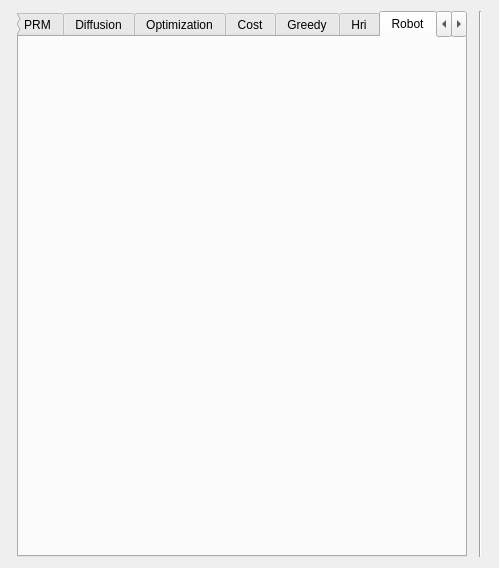
<?xml version="1.0" encoding="UTF-8"?>
<ui version="4.0">
 <class>SideWindow</class>
 <widget class="QWidget" name="SideWindow">
  <property name="geometry">
   <rect>
    <x>0</x>
    <y>0</y>
    <width>499</width>
    <height>568</height>
   </rect>
  </property>
  <property name="sizePolicy">
   <sizepolicy hsizetype="Fixed" vsizetype="Preferred">
    <horstretch>0</horstretch>
    <verstretch>0</verstretch>
   </sizepolicy>
  </property>
  <property name="minimumSize">
   <size>
    <width>490</width>
    <height>0</height>
   </size>
  </property>
  <property name="windowTitle">
   <string>Form</string>
  </property>
  <layout class="QHBoxLayout" name="horizontalLayout">
   <item>
    <widget class="QTabWidget" name="Tabs">
     <property name="sizePolicy">
      <sizepolicy hsizetype="Fixed" vsizetype="Expanding">
       <horstretch>0</horstretch>
       <verstretch>0</verstretch>
      </sizepolicy>
     </property>
     <property name="minimumSize">
      <size>
       <width>0</width>
       <height>0</height>
      </size>
     </property>
     <property name="maximumSize">
      <size>
       <width>450</width>
       <height>16777215</height>
      </size>
     </property>
     <property name="currentIndex">
      <number>6</number>
     </property>
     <widget class="QWidget" name="PRM">
      <property name="sizePolicy">
       <sizepolicy hsizetype="Preferred" vsizetype="Preferred">
        <horstretch>1</horstretch>
        <verstretch>1</verstretch>
       </sizepolicy>
      </property>
      <attribute name="title">
       <string>PRM</string>
      </attribute>
      <widget class="QGroupBox" name="groupBox_2">
       <property name="geometry">
        <rect>
         <x>10</x>
         <y>10</y>
         <width>191</width>
         <height>111</height>
        </rect>
       </property>
       <property name="title">
        <string>Planning strategy</string>
       </property>
       <widget class="QComboBox" name="comboBox_2">
        <property name="geometry">
         <rect>
          <x>20</x>
          <y>30</y>
          <width>151</width>
          <height>26</height>
         </rect>
        </property>
        <item>
         <property name="text">
          <string>PRM</string>
         </property>
        </item>
        <item>
         <property name="text">
          <string>Visibility PRM</string>
         </property>
        </item>
        <item>
         <property name="text">
          <string>ACR</string>
         </property>
        </item>
       </widget>
       <widget class="QCheckBox" name="checkBox_9">
        <property name="geometry">
         <rect>
          <x>20</x>
          <y>70</y>
          <width>90</width>
          <height>23</height>
         </rect>
        </property>
        <property name="text">
         <string>Oriented</string>
        </property>
       </widget>
      </widget>
      <widget class="QGroupBox" name="groupBox_3">
       <property name="geometry">
        <rect>
         <x>220</x>
         <y>10</y>
         <width>191</width>
         <height>81</height>
        </rect>
       </property>
       <property name="title">
        <string>Connecting strategy</string>
       </property>
       <widget class="QComboBox" name="comboBox_3">
        <property name="geometry">
         <rect>
          <x>20</x>
          <y>30</y>
          <width>151</width>
          <height>26</height>
         </rect>
        </property>
        <item>
         <property name="text">
          <string>Nb Edges</string>
         </property>
        </item>
        <item>
         <property name="text">
          <string>Distance</string>
         </property>
        </item>
       </widget>
      </widget>
      <widget class="QGroupBox" name="groupBox_4">
       <property name="geometry">
        <rect>
         <x>10</x>
         <y>130</y>
         <width>421</width>
         <height>131</height>
        </rect>
       </property>
       <property name="title">
        <string>Sampling strategy</string>
       </property>
       <widget class="QRadioButton" name="radioButton">
        <property name="geometry">
         <rect>
          <x>20</x>
          <y>40</y>
          <width>103</width>
          <height>21</height>
         </rect>
        </property>
        <property name="text">
         <string>Random</string>
        </property>
       </widget>
       <widget class="QRadioButton" name="radioButton_2">
        <property name="geometry">
         <rect>
          <x>290</x>
          <y>40</y>
          <width>103</width>
          <height>21</height>
         </rect>
        </property>
        <property name="text">
         <string>Gaussian</string>
        </property>
       </widget>
       <widget class="QRadioButton" name="radioButton_3">
        <property name="geometry">
         <rect>
          <x>160</x>
          <y>40</y>
          <width>103</width>
          <height>21</height>
         </rect>
        </property>
        <property name="text">
         <string>Halton</string>
        </property>
       </widget>
       <widget class="QRadioButton" name="radioButton_4">
        <property name="geometry">
         <rect>
          <x>20</x>
          <y>80</y>
          <width>103</width>
          <height>21</height>
         </rect>
        </property>
        <property name="text">
         <string>Bridge</string>
        </property>
       </widget>
       <widget class="QRadioButton" name="radioButton_5">
        <property name="geometry">
         <rect>
          <x>160</x>
          <y>80</y>
          <width>103</width>
          <height>21</height>
         </rect>
        </property>
        <property name="text">
         <string>OBPRM</string>
        </property>
       </widget>
      </widget>
     </widget>
     <widget class="QWidget" name="Diffusion">
      <property name="sizePolicy">
       <sizepolicy hsizetype="Preferred" vsizetype="Preferred">
        <horstretch>0</horstretch>
        <verstretch>0</verstretch>
       </sizepolicy>
      </property>
      <attribute name="title">
       <string>Diffusion</string>
      </attribute>
      <widget class="QCheckBox" name="isWithGoal">
       <property name="geometry">
        <rect>
         <x>10</x>
         <y>10</y>
         <width>90</width>
         <height>23</height>
        </rect>
       </property>
       <property name="text">
        <string>With Goal</string>
       </property>
      </widget>
      <widget class="QCheckBox" name="isExpandControl">
       <property name="geometry">
        <rect>
         <x>10</x>
         <y>40</y>
         <width>131</width>
         <height>23</height>
        </rect>
       </property>
       <property name="text">
        <string>Expand Control</string>
       </property>
      </widget>
      <widget class="QCheckBox" name="isBidir">
       <property name="geometry">
        <rect>
         <x>160</x>
         <y>10</y>
         <width>131</width>
         <height>23</height>
        </rect>
       </property>
       <property name="text">
        <string>Bidirectional</string>
       </property>
      </widget>
      <widget class="QCheckBox" name="isManhattan">
       <property name="geometry">
        <rect>
         <x>160</x>
         <y>40</y>
         <width>131</width>
         <height>23</height>
        </rect>
       </property>
       <property name="text">
        <string>Manhatan</string>
       </property>
      </widget>
      <widget class="QCheckBox" name="isBalanced">
       <property name="geometry">
        <rect>
         <x>300</x>
         <y>10</y>
         <width>111</width>
         <height>23</height>
        </rect>
       </property>
       <property name="text">
        <string>Balanced</string>
       </property>
      </widget>
      <widget class="QCheckBox" name="isDiscardingNodes">
       <property name="geometry">
        <rect>
         <x>300</x>
         <y>40</y>
         <width>131</width>
         <height>23</height>
        </rect>
       </property>
       <property name="text">
        <string>Discard Nodes</string>
       </property>
      </widget>
      <widget class="QGroupBox" name="groupBox">
       <property name="geometry">
        <rect>
         <x>30</x>
         <y>120</y>
         <width>391</width>
         <height>181</height>
        </rect>
       </property>
       <property name="title">
        <string>Tree Expansion Method</string>
       </property>
       <widget class="QCheckBox" name="isAddingCycles">
        <property name="geometry">
         <rect>
          <x>250</x>
          <y>80</y>
          <width>111</width>
          <height>23</height>
         </rect>
        </property>
        <property name="text">
         <string>Add Cycles</string>
        </property>
       </widget>
       <widget class="QComboBox" name="expansionMethod">
        <property name="geometry">
         <rect>
          <x>30</x>
          <y>40</y>
          <width>331</width>
          <height>26</height>
         </rect>
        </property>
        <item>
         <property name="text">
          <string>Extend</string>
         </property>
        </item>
        <item>
         <property name="text">
          <string>Extend n Step</string>
         </property>
        </item>
        <item>
         <property name="text">
          <string>Connect</string>
         </property>
        </item>
        <item>
         <property name="text">
          <string>Cost Connect</string>
         </property>
        </item>
       </widget>
       <widget class="QCheckBox" name="isManualRefiRadius">
        <property name="geometry">
         <rect>
          <x>40</x>
          <y>80</y>
          <width>161</width>
          <height>21</height>
         </rect>
        </property>
        <property name="text">
         <string>Manula refi. radius</string>
        </property>
       </widget>
       <widget class="QSlider" name="horizontalSliderExtentionStep">
        <property name="geometry">
         <rect>
          <x>150</x>
          <y>130</y>
          <width>221</width>
          <height>23</height>
         </rect>
        </property>
        <property name="orientation">
         <enum>Qt::Horizontal</enum>
        </property>
       </widget>
       <widget class="QDoubleSpinBox" name="doubleSpinBoxExtentionStep">
        <property name="geometry">
         <rect>
          <x>20</x>
          <y>130</y>
          <width>111</width>
          <height>25</height>
         </rect>
        </property>
        <property name="decimals">
         <number>8</number>
        </property>
        <property name="minimum">
         <double>0.000000000000000</double>
        </property>
        <property name="maximum">
         <double>50.000000000000000</double>
        </property>
       </widget>
      </widget>
      <widget class="QCheckBox" name="isCostSpace">
       <property name="geometry">
        <rect>
         <x>10</x>
         <y>70</y>
         <width>131</width>
         <height>23</height>
        </rect>
       </property>
       <property name="text">
        <string>Cost Space</string>
       </property>
      </widget>
      <widget class="QCheckBox" name="isCostTransition">
       <property name="geometry">
        <rect>
         <x>160</x>
         <y>70</y>
         <width>131</width>
         <height>23</height>
        </rect>
       </property>
       <property name="text">
        <string>Cost Transition</string>
       </property>
      </widget>
      <widget class="QCheckBox" name="isEST">
       <property name="geometry">
        <rect>
         <x>300</x>
         <y>70</y>
         <width>131</width>
         <height>23</height>
        </rect>
       </property>
       <property name="text">
        <string>EST Planner</string>
       </property>
      </widget>
      <widget class="QLineEdit" name="lineEditMaxNodes">
       <property name="geometry">
        <rect>
         <x>110</x>
         <y>330</y>
         <width>113</width>
         <height>22</height>
        </rect>
       </property>
      </widget>
      <widget class="QLabel" name="labelMaxNodes">
       <property name="geometry">
        <rect>
         <x>30</x>
         <y>330</y>
         <width>71</width>
         <height>17</height>
        </rect>
       </property>
       <property name="text">
        <string>Max Node</string>
       </property>
      </widget>
     </widget>
     <widget class="QWidget" name="Optimisation">
      <property name="sizePolicy">
       <sizepolicy hsizetype="Preferred" vsizetype="Preferred">
        <horstretch>0</horstretch>
        <verstretch>0</verstretch>
       </sizepolicy>
      </property>
      <attribute name="title">
       <string>Optimization</string>
      </attribute>
      <widget class="QWidget" name="verticalLayoutWidget_2">
       <property name="geometry">
        <rect>
         <x>10</x>
         <y>20</y>
         <width>421</width>
         <height>391</height>
        </rect>
       </property>
       <layout class="QVBoxLayout" name="optimizeLayout"/>
      </widget>
     </widget>
     <widget class="QWidget" name="Cost">
      <property name="sizePolicy">
       <sizepolicy hsizetype="Preferred" vsizetype="Preferred">
        <horstretch>0</horstretch>
        <verstretch>0</verstretch>
       </sizepolicy>
      </property>
      <attribute name="title">
       <string>Cost</string>
      </attribute>
      <widget class="QGroupBox" name="groupBox_5">
       <property name="geometry">
        <rect>
         <x>10</x>
         <y>10</y>
         <width>421</width>
         <height>121</height>
        </rect>
       </property>
       <property name="title">
        <string>General Cost Space</string>
       </property>
       <widget class="QCheckBox" name="checkBoxCostBefore">
        <property name="geometry">
         <rect>
          <x>10</x>
          <y>30</y>
          <width>171</width>
          <height>21</height>
         </rect>
        </property>
        <property name="text">
         <string>Cost Before Collision</string>
        </property>
       </widget>
       <widget class="QPushButton" name="pushButtonShowTrajCost">
        <property name="geometry">
         <rect>
          <x>10</x>
          <y>70</y>
          <width>141</width>
          <height>32</height>
         </rect>
        </property>
        <property name="text">
         <string>Show Traj Cost</string>
        </property>
       </widget>
      </widget>
      <widget class="QSlider" name="horizontalSlider_3">
       <property name="geometry">
        <rect>
         <x>200</x>
         <y>330</y>
         <width>211</width>
         <height>23</height>
        </rect>
       </property>
       <property name="orientation">
        <enum>Qt::Horizontal</enum>
       </property>
      </widget>
      <widget class="QLabel" name="label_4">
       <property name="geometry">
        <rect>
         <x>20</x>
         <y>330</y>
         <width>59</width>
         <height>18</height>
        </rect>
       </property>
       <property name="text">
        <string>Alpha</string>
       </property>
      </widget>
      <widget class="QLineEdit" name="lineEdit_5">
       <property name="geometry">
        <rect>
         <x>110</x>
         <y>320</y>
         <width>71</width>
         <height>28</height>
        </rect>
       </property>
      </widget>
      <widget class="QLabel" name="label_3">
       <property name="geometry">
        <rect>
         <x>20</x>
         <y>360</y>
         <width>81</width>
         <height>18</height>
        </rect>
       </property>
       <property name="text">
        <string>Temp. rate</string>
       </property>
      </widget>
      <widget class="QLabel" name="label_2">
       <property name="geometry">
        <rect>
         <x>20</x>
         <y>390</y>
         <width>91</width>
         <height>18</height>
        </rect>
       </property>
       <property name="text">
        <string>Initial Temp.</string>
       </property>
      </widget>
      <widget class="QSlider" name="horizontalSlider_5">
       <property name="geometry">
        <rect>
         <x>200</x>
         <y>360</y>
         <width>211</width>
         <height>23</height>
        </rect>
       </property>
       <property name="orientation">
        <enum>Qt::Horizontal</enum>
       </property>
      </widget>
      <widget class="QLineEdit" name="lineEdit_3">
       <property name="geometry">
        <rect>
         <x>110</x>
         <y>350</y>
         <width>71</width>
         <height>28</height>
        </rect>
       </property>
      </widget>
      <widget class="QLineEdit" name="lineEdit_4">
       <property name="geometry">
        <rect>
         <x>110</x>
         <y>380</y>
         <width>71</width>
         <height>28</height>
        </rect>
       </property>
      </widget>
      <widget class="QSlider" name="horizontalSlider_4">
       <property name="geometry">
        <rect>
         <x>200</x>
         <y>390</y>
         <width>211</width>
         <height>23</height>
        </rect>
       </property>
       <property name="orientation">
        <enum>Qt::Horizontal</enum>
       </property>
      </widget>
     </widget>
     <widget class="QWidget" name="Greedy">
      <attribute name="title">
       <string>Greedy</string>
      </attribute>
      <widget class="QWidget" name="verticalLayoutWidget">
       <property name="geometry">
        <rect>
         <x>10</x>
         <y>0</y>
         <width>421</width>
         <height>521</height>
        </rect>
       </property>
       <layout class="QVBoxLayout" name="greedyLayout">
        <item>
         <widget class="QCheckBox" name="checkBoxDebug">
          <property name="text">
           <string>Debug</string>
          </property>
         </widget>
        </item>
        <item>
         <widget class="QCheckBox" name="checkBoxRecomputeTrajCost">
          <property name="text">
           <string>Recompute Traj Cost</string>
          </property>
         </widget>
        </item>
        <item>
         <widget class="QCheckBox" name="checkBoxWithShortCut">
          <property name="text">
           <string>With Short Cut</string>
          </property>
         </widget>
        </item>
        <item>
         <widget class="QCheckBox" name="checkBoxUseTRRT">
          <property name="text">
           <string>With T-RRT</string>
          </property>
         </widget>
        </item>
       </layout>
      </widget>
     </widget>
     <widget class="QWidget" name="HriCostSpace">
      <attribute name="title">
       <string>Hri</string>
      </attribute>
      <widget class="QGroupBox" name="HRITaskSpace">
       <property name="geometry">
        <rect>
         <x>10</x>
         <y>80</y>
         <width>421</width>
         <height>201</height>
        </rect>
       </property>
       <property name="title">
        <string>Hri Task Space</string>
       </property>
       <widget class="QComboBox" name="whichTestBox">
        <property name="geometry">
         <rect>
          <x>20</x>
          <y>80</y>
          <width>111</width>
          <height>26</height>
         </rect>
        </property>
        <item>
         <property name="text">
          <string>Distance</string>
         </property>
        </item>
        <item>
         <property name="text">
          <string>Comfort</string>
         </property>
        </item>
        <item>
         <property name="text">
          <string>Visibility</string>
         </property>
        </item>
        <item>
         <property name="text">
          <string>Combine</string>
         </property>
        </item>
       </widget>
       <widget class="QCheckBox" name="enableHriTS">
        <property name="geometry">
         <rect>
          <x>20</x>
          <y>40</y>
          <width>171</width>
          <height>21</height>
         </rect>
        </property>
        <property name="text">
         <string>Task Space (Akin)</string>
        </property>
       </widget>
       <widget class="QPushButton" name="pushButtonWorkspacePath">
        <property name="geometry">
         <rect>
          <x>272</x>
          <y>40</y>
          <width>131</width>
          <height>32</height>
         </rect>
        </property>
        <property name="text">
         <string>Workspace A*</string>
        </property>
       </widget>
       <widget class="QPushButton" name="pushButtonHoleMotion">
        <property name="geometry">
         <rect>
          <x>272</x>
          <y>80</y>
          <width>131</width>
          <height>32</height>
         </rect>
        </property>
        <property name="text">
         <string>Entire Path</string>
        </property>
       </widget>
       <widget class="QSlider" name="horizontalSliderDistance">
        <property name="geometry">
         <rect>
          <x>189</x>
          <y>130</y>
          <width>211</width>
          <height>22</height>
         </rect>
        </property>
        <property name="orientation">
         <enum>Qt::Horizontal</enum>
        </property>
       </widget>
       <widget class="QSlider" name="horizontalSliderVisibility">
        <property name="geometry">
         <rect>
          <x>189</x>
          <y>160</y>
          <width>211</width>
          <height>22</height>
         </rect>
        </property>
        <property name="orientation">
         <enum>Qt::Horizontal</enum>
        </property>
       </widget>
       <widget class="QDoubleSpinBox" name="doubleSpinBoxDistance">
        <property name="geometry">
         <rect>
          <x>100</x>
          <y>130</y>
          <width>71</width>
          <height>25</height>
         </rect>
        </property>
        <property name="maximum">
         <double>300.000000000000000</double>
        </property>
       </widget>
       <widget class="QDoubleSpinBox" name="doubleSpinBoxVisibility">
        <property name="geometry">
         <rect>
          <x>100</x>
          <y>160</y>
          <width>71</width>
          <height>25</height>
         </rect>
        </property>
        <property name="maximum">
         <double>300.000000000000000</double>
        </property>
       </widget>
       <widget class="QLabel" name="label">
        <property name="geometry">
         <rect>
          <x>30</x>
          <y>130</y>
          <width>61</width>
          <height>17</height>
         </rect>
        </property>
        <property name="text">
         <string>Distance</string>
        </property>
       </widget>
       <widget class="QLabel" name="label_5">
        <property name="geometry">
         <rect>
          <x>30</x>
          <y>160</y>
          <width>61</width>
          <height>17</height>
         </rect>
        </property>
        <property name="text">
         <string>Visibility</string>
        </property>
       </widget>
      </widget>
      <widget class="QCheckBox" name="enableHri">
       <property name="geometry">
        <rect>
         <x>20</x>
         <y>10</y>
         <width>211</width>
         <height>21</height>
        </rect>
       </property>
       <property name="text">
        <string>Human Robot Interactions</string>
       </property>
      </widget>
      <widget class="QPushButton" name="pushButtonHRITS">
       <property name="geometry">
        <rect>
         <x>250</x>
         <y>50</y>
         <width>121</width>
         <height>32</height>
        </rect>
       </property>
       <property name="text">
        <string>enable TS HRI</string>
       </property>
      </widget>
      <widget class="QLabel" name="label_8">
       <property name="geometry">
        <rect>
         <x>90</x>
         <y>60</y>
         <width>141</width>
         <height>17</height>
        </rect>
       </property>
       <property name="text">
        <string>Joint To Assign Cost</string>
       </property>
      </widget>
      <widget class="QSpinBox" name="spinBoxJoint">
       <property name="geometry">
        <rect>
         <x>20</x>
         <y>50</y>
         <width>56</width>
         <height>25</height>
        </rect>
       </property>
      </widget>
     </widget>
     <widget class="MoveRobot" name="robotPosition">
      <property name="sizePolicy">
       <sizepolicy hsizetype="Preferred" vsizetype="Preferred">
        <horstretch>0</horstretch>
        <verstretch>0</verstretch>
       </sizepolicy>
      </property>
      <attribute name="title">
       <string>Robot</string>
      </attribute>
     </widget>
     <widget class="QWidget" name="tab">
      <attribute name="title">
       <string>Model</string>
      </attribute>
      <widget class="QGroupBox" name="groupBoxTimeModel">
       <property name="geometry">
        <rect>
         <x>20</x>
         <y>40</y>
         <width>411</width>
         <height>171</height>
        </rect>
       </property>
       <property name="title">
        <string>Time</string>
       </property>
       <widget class="QPushButton" name="pushButtonCollision">
        <property name="geometry">
         <rect>
          <x>10</x>
          <y>40</y>
          <width>113</width>
          <height>32</height>
         </rect>
        </property>
        <property name="text">
         <string>Collision</string>
        </property>
       </widget>
       <widget class="QPushButton" name="pushButtonLocalPath">
        <property name="geometry">
         <rect>
          <x>10</x>
          <y>80</y>
          <width>113</width>
          <height>32</height>
         </rect>
        </property>
        <property name="text">
         <string>LocalPath</string>
        </property>
       </widget>
       <widget class="QPushButton" name="pushButtonCost">
        <property name="geometry">
         <rect>
          <x>10</x>
          <y>120</y>
          <width>113</width>
          <height>32</height>
         </rect>
        </property>
        <property name="text">
         <string>Cost</string>
        </property>
       </widget>
       <widget class="QLabel" name="labelCollision">
        <property name="geometry">
         <rect>
          <x>160</x>
          <y>50</y>
          <width>241</width>
          <height>17</height>
         </rect>
        </property>
        <property name="text">
         <string>Collision Time</string>
        </property>
       </widget>
       <widget class="QLabel" name="labelLocalPath">
        <property name="geometry">
         <rect>
          <x>160</x>
          <y>90</y>
          <width>241</width>
          <height>17</height>
         </rect>
        </property>
        <property name="text">
         <string>Local Path Time</string>
        </property>
       </widget>
       <widget class="QLabel" name="labelTimeCost">
        <property name="geometry">
         <rect>
          <x>160</x>
          <y>130</y>
          <width>241</width>
          <height>17</height>
         </rect>
        </property>
        <property name="text">
         <string>Cost Time</string>
        </property>
       </widget>
      </widget>
      <widget class="QPushButton" name="pushButtonTestAll">
       <property name="geometry">
        <rect>
         <x>30</x>
         <y>10</y>
         <width>113</width>
         <height>32</height>
        </rect>
       </property>
       <property name="text">
        <string>Test All</string>
       </property>
      </widget>
     </widget>
    </widget>
   </item>
   <item>
    <widget class="Line" name="line">
     <property name="cursor">
      <cursorShape>SplitHCursor</cursorShape>
     </property>
     <property name="mouseTracking">
      <bool>true</bool>
     </property>
     <property name="orientation">
      <enum>Qt::Vertical</enum>
     </property>
    </widget>
   </item>
  </layout>
 </widget>
 <customwidgets>
  <customwidget>
   <class>MoveRobot</class>
   <extends>QWidget</extends>
   <header>../qtFormRobot/moverobot.hpp</header>
   <container>1</container>
  </customwidget>
 </customwidgets>
 <resources/>
 <connections/>
</ui>
